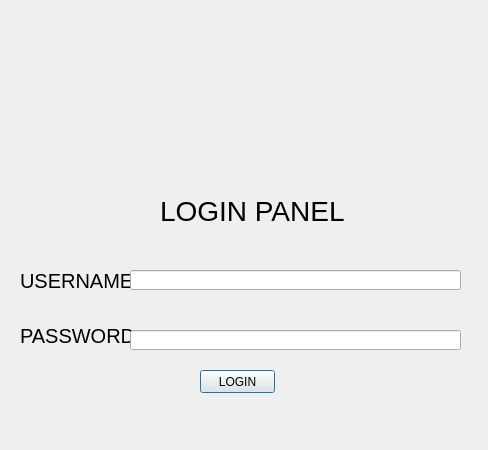
<?xml version="1.0" encoding="UTF-8"?>
<ui version="4.0">
 <class>Dialog</class>
 <widget class="QDialog" name="Dialog">
  <property name="geometry">
   <rect>
    <x>0</x>
    <y>0</y>
    <width>488</width>
    <height>450</height>
   </rect>
  </property>
  <property name="windowTitle">
   <string>Dialog</string>
  </property>
  <widget class="QLabel" name="label">
   <property name="geometry">
    <rect>
     <x>20</x>
     <y>0</y>
     <width>491</width>
     <height>221</height>
    </rect>
   </property>
   <property name="text">
    <string>&lt;html&gt;&lt;head/&gt;&lt;body&gt;&lt;p&gt;&lt;img src=&quot;:/newPrefix/logo_colour.png&quot;/&gt;&lt;/p&gt;&lt;/body&gt;&lt;/html&gt;</string>
   </property>
  </widget>
  <widget class="QLabel" name="label_2">
   <property name="geometry">
    <rect>
     <x>160</x>
     <y>180</y>
     <width>331</width>
     <height>61</height>
    </rect>
   </property>
   <property name="font">
    <font>
     <pointsize>21</pointsize>
    </font>
   </property>
   <property name="text">
    <string>LOGIN PANEL</string>
   </property>
  </widget>
  <widget class="QLabel" name="label_3">
   <property name="geometry">
    <rect>
     <x>20</x>
     <y>250</y>
     <width>201</width>
     <height>61</height>
    </rect>
   </property>
   <property name="font">
    <font>
     <pointsize>15</pointsize>
    </font>
   </property>
   <property name="text">
    <string>USERNAME</string>
   </property>
  </widget>
  <widget class="QLabel" name="label_4">
   <property name="geometry">
    <rect>
     <x>20</x>
     <y>290</y>
     <width>141</width>
     <height>91</height>
    </rect>
   </property>
   <property name="font">
    <font>
     <pointsize>15</pointsize>
    </font>
   </property>
   <property name="text">
    <string>PASSWORD</string>
   </property>
  </widget>
  <widget class="QLineEdit" name="lineEdit">
   <property name="geometry">
    <rect>
     <x>130</x>
     <y>270</y>
     <width>331</width>
     <height>20</height>
    </rect>
   </property>
   <property name="font">
    <font>
     <pointsize>15</pointsize>
    </font>
   </property>
  </widget>
  <widget class="QLineEdit" name="lineEdit_2">
   <property name="geometry">
    <rect>
     <x>130</x>
     <y>330</y>
     <width>331</width>
     <height>20</height>
    </rect>
   </property>
   <property name="font">
    <font>
     <pointsize>15</pointsize>
    </font>
   </property>
  </widget>
  <widget class="QPushButton" name="pushButton">
   <property name="geometry">
    <rect>
     <x>200</x>
     <y>370</y>
     <width>75</width>
     <height>23</height>
    </rect>
   </property>
   <property name="text">
    <string>LOGIN</string>
   </property>
  </widget>
  <widget class="QLabel" name="label_5">
   <property name="geometry">
    <rect>
     <x>70</x>
     <y>400</y>
     <width>341</width>
     <height>21</height>
    </rect>
   </property>
   <property name="font">
    <font>
     <pointsize>15</pointsize>
    </font>
   </property>
   <property name="text">
    <string/>
   </property>
  </widget>
 </widget>
 <resources>
  <include location="../img/img.qrc"/>
 </resources>
 <connections/>
</ui>
